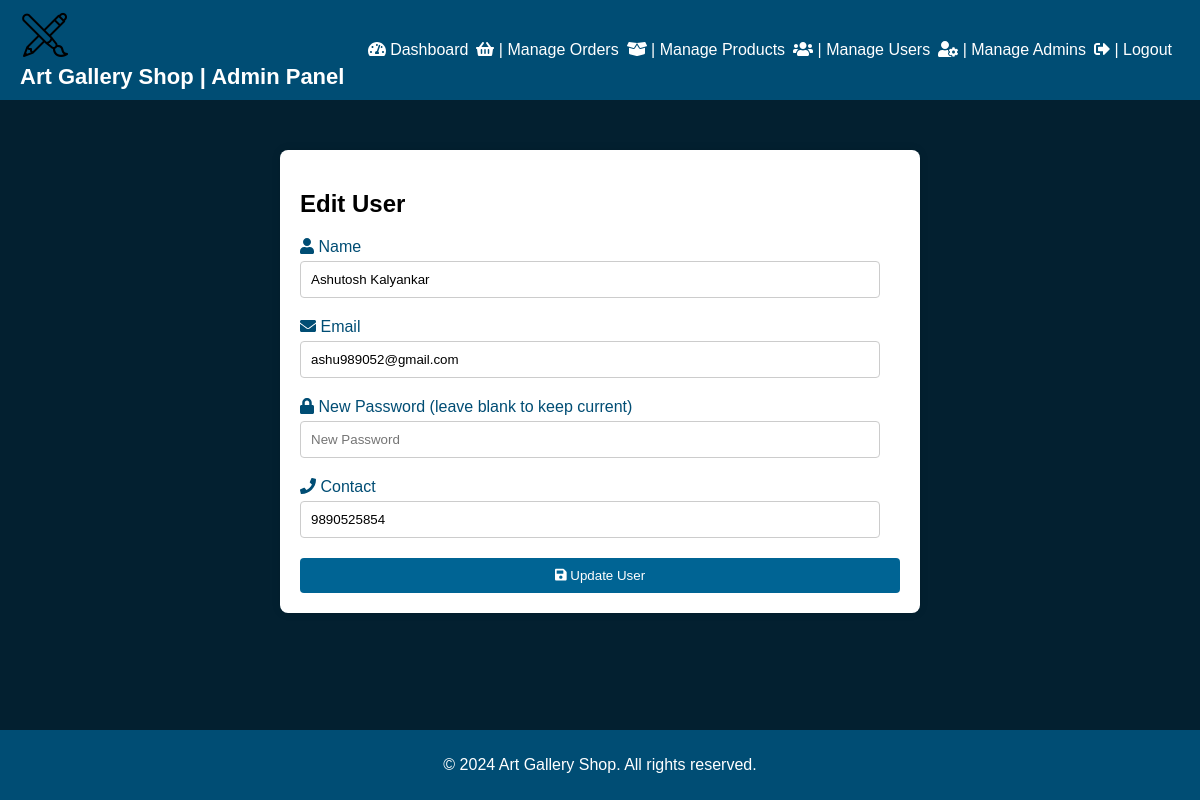
Screenshot of /admin/edit_user.php?id=10 (signed in) with the database file from the repository.
### tables this page shows
CREATE TABLE `users` (
  `id` int(11) NOT NULL,
  `name` varchar(100) NOT NULL,
  `email` varchar(100) NOT NULL,
  `password` varchar(255) NOT NULL,
  `contact` varchar(20) DEFAULT NULL
);

### admin/edit_user.php (the view, shortened to what this page needs)
<?php
include 'includes/config.php';
$id = $_GET['id'];
$sql = "SELECT * FROM users WHERE id=$id";
$result = $conn->query($sql);
$user = $result->fetch_assoc();
?>
<!DOCTYPE html>
<html lang="en">
<head>
    <link rel="stylesheet" href="css/edit_user_style.css">
    <link rel="stylesheet" href="css/style.css">
    <link rel="stylesheet" href="https://cdnjs.cloudflare.com/ajax/libs/font-awesome/5.15.3/css/all.min.css">
</head>
<body>
<?php include 'navbar.php'; ?>
    <div class="users-container">
        <h2>Edit User</h2>
        <form action="edit_user.php?id=<?php echo $id; ?>" method="post">
            <div class="form-group">
                <label for="name"><i class="fas fa-user"></i> Name</label>
                <input type="text" id="name" name="name" value="<?php echo $user['name']; ?>" placeholder="Name"
                    required>
            </div>
            <div class="form-group">
                <label for="email"><i class="fas fa-envelope"></i> Email</label>
                <input type="email" id="email" name="email" value="<?php echo $user['email']; ?>" placeholder="Email"
                    required>
            </div>
            <div class="form-group">
                <label for="password"><i class="fas fa-lock"></i> New Password (leave blank to keep current)</label>
                <input type="password" id="password" name="password" placeholder="New Password">
            </div>
            <div class="form-group">
                <label for="contact"><i class="fas fa-phone"></i> Contact</label>
                <input type="text" id="contact" name="contact" value="<?php echo $user['contact']; ?>"
                    placeholder="Contact" required>
            </div>
            <button type="submit"><i class="fas fa-save"></i> Update User</button>
        </form>
    </div>
    <footer class="footer">
        <p>&copy; 2024 Art Gallery Shop. All rights reserved.</p>
    </footer>
</body>
</html>

### admin/css/edit_user_style.css (style rules this page uses)
body { font-family: Arial, sans-serif; margin: 0; padding: 0; background-color: #032030; }
.users-container { max-width: 600px; margin: 50px auto; background-color: #fff; padding: 20px; border-radius: 8px; box-shadow: 0 0 10px rgba(0, 0, 0, 0.1); animation: slideIn 0.5s ease-in-out; }
.form-group { margin-bottom: 20px; }
label { display: block; margin-bottom: 5px; color: #004D74; }
input[type="text"], input[type="email"], input[type="password"], button[type="submit"], textarea { width: calc(100% - 20px); padding: 10px; border: 1px solid #ccc; border-radius: 4px; box-sizing: border-box; transition: all 0.3s ease-in-out; }
button[type="submit"] { width: 100%; padding: 10px; border: none; border-radius: 4px; background-color: #006494; color: #fff; cursor: pointer; transition: background-color 0.3s ease-in-out; }
.footer { background-color: #004D74; color: #fff; text-align: center; padding: 10px 0; position: fixed; width: 100%; bottom: 0; }

### rows the page displays
users: name "Ashutosh Kalyankar", email "ashu989052@gmail.com", contact "9890525854"
